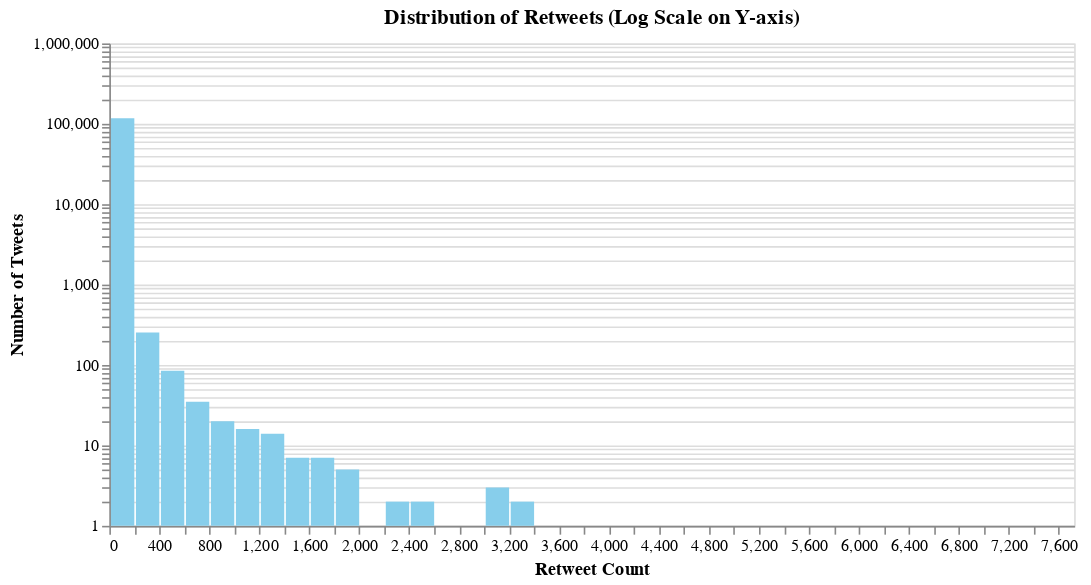

The notebook cell saved with this chart:
### Code cell
# Create histogram for retweets distribution with a log scale on the y-axis
retweet_chart = alt.Chart(df).mark_bar(color='skyblue').encode(
    alt.X('retweets:Q', bin=alt.Bin(maxbins=50), title='Retweet Count', scale=alt.Scale(domain=[0, df['retweets'].max()])),
    alt.Y('count()', title='Number of Tweets', scale=alt.Scale(type='log')),  # Apply log scale to the y-axis
    tooltip=alt.Tooltip('count()', title='Number of Tweets')
).properties(
    title='Distribution of Retweets (Log Scale on Y-axis)',
    width=600,
    height=300
)

retweet_chart

### Figure 1 — Vega specification as saved in the notebook (floating-point values rounded to 4 significant figures)
{"$schema": "https://vega.github.io/schema/vega/v5.json", "data": [{"name": "source_0", "values": [{"__count": 116949, "bin_maxbins_50_retweets": 0.0, "bin_maxbins_50_retweets_end": 200.0}, {"__count": 253, "bin_maxbins_50_retweets": 200.0, "bin_maxbins_50_retweets_end": 400.0}, {"__count": 35, "bin_maxbins_50_retweets": 600.0, "bin_maxbins_50_retweets_end": 800.0}, {"__count": 20, "bin_maxbins_50_retweets": 800.0, "bin_maxbins_50_retweets_end": 1000.0}, {"__count": 85, "bin_maxbins_50_retweets": 400.0, "bin_maxbins_50_retweets_end": 600.0}, {"__count": 7, "bin_maxbins_50_retweets": 1600.0, "bin_maxbins_50_retweets_end": 1800.0}, {"__count": 1, "bin_maxbins_50_retweets": 6000.0, "bin_maxbins_50_retweets_end": 6200.0}, {"__count": 16, "bin_maxbins_50_retweets": 1000.0, "bin_maxbins_50_retweets_end": 1200.0}, {"__count": 2, "bin_maxbins_50_retweets": 2200.0, "bin_maxbins_50_retweets_end": 2400.0}, {"__count": 1, "bin_maxbins_50_retweets": 2600.0, "bin_maxbins_50_retweets_end": 2800.0}, {"__count": 14, "bin_maxbins_50_retweets": 1200.0, "bin_maxbins_50_retweets_end": 1400.0}, {"__count": 3, "bin_maxbins_50_retweets": 3000.0, "bin_maxbins_50_retweets_end": 3200.0}, {"__count": 7, "bin_maxbins_50_retweets": 1400.0, "bin_maxbins_50_retweets_end": 1600.0}, {"__count": 2, "bin_maxbins_50_retweets": 2400.0, "bin_maxbins_50_retweets_end": 2600.0}, {"__count": 5, "bin_maxbins_50_retweets": 1800.0, "bin_maxbins_50_retweets_end": 2000.0}, {"__count": 2, "bin_maxbins_50_retweets": 3200.0, "bin_maxbins_50_retweets_end": 3400.0}, {"__count": 1, "bin_maxbins_50_retweets": 3600.0, "bin_maxbins_50_retweets_end": 3800.0}, {"__count": 1, "bin_maxbins_50_retweets": 4600.0, "bin_maxbins_50_retweets_end": 4800.0}, {"__count": 1, "bin_maxbins_50_retweets": 7600.0, "bin_maxbins_50_retweets_end": 7800.0}]}], "signals": [{"name": "bin_maxbins_50_retweets_bins", "value": {"fields": ["retweets"], "fname": "bin_retweets", "start": 0.0, "step": 200.0, "stop": 7800.0}}], "marks": [{"type": "rect", "name": "marks", "from": {"data": "source_0"}, "encode": {"update": {"tooltip": {"signal": "format(datum[\"__count\"], \"\")"}, "y": {"field": "__count", "scale": "y"}, "fill": {"value": "skyblue"}, "y2": {"signal": "scale('y', domain('y')[0])"}, "x2": {"field": "bin_maxbins_50_retweets", "scale": "x", "offset": {"signal": "0.5 + (abs(scale(\"x\", datum[\"bin_maxbins_50_retweets_end\"]) - scale(\"x\", datum[\"bin_maxbins_50_retweets\"])) < 0.25 ? -0.5 * (0.25 - (abs(scale(\"x\", datum[\"bin_maxbins_50_retweets_end\"]) - scale(\"x\", datum[\"bin_maxbins_50_retweets\"])))) : 0.5)"}}, "x": {"field": "bin_maxbins_50_retweets_end", "scale": "x", "offset": {"signal": "0.5 + (abs(scale(\"x\", datum[\"bin_maxbins_50_retweets_end\"]) - scale(\"x\", datum[\"bin_maxbins_50_retweets\"])) < 0.25 ? 0.5 * (0.25 - (abs(scale(\"x\", datum[\"bin_maxbins_50_retweets_end\"]) - scale(\"x\", datum[\"bin_maxbins_50_retweets\"])))) : -0.5)"}}}}, "style": ["bar"]}], "scales": [{"name": "x", "type": "linear", "domain": [0, 7723], "range": [0, {"signal": "width"}], "bins": {"signal": "bin_maxbins_50_retweets_bins"}, "zero": true}, {"name": "y", "type": "log", "domain": {"data": "source_0", "field": "__count"}, "range": [{"signal": "height"}, 0], "nice": true}], "axes": [{"scale": "y", "grid": true, "labels": false, "maxExtent": 0, "domain": false, "orient": "left", "minExtent": 0, "ticks": false, "zindex": 0, "gridScale": "x", "aria": false}, {"scale": "x", "tickCount": {"signal": "ceil(width/10)"}, "zindex": 0, "orient": "bottom", "title": "Retweet Count", "labelFlush": true, "labelOverlap": true, "grid": false}, {"scale": "y", "labelOverlap": "greedy", "zindex": 0, "orient": "left", "grid": false, "title": "Number of Tweets"}], "title": {"text": "Distribution of Retweets (Log Scale on Y-axis)", "frame": "group"}, "height": 300, "padding": 5, "background": "white", "width": 600, "style": "cell"}
